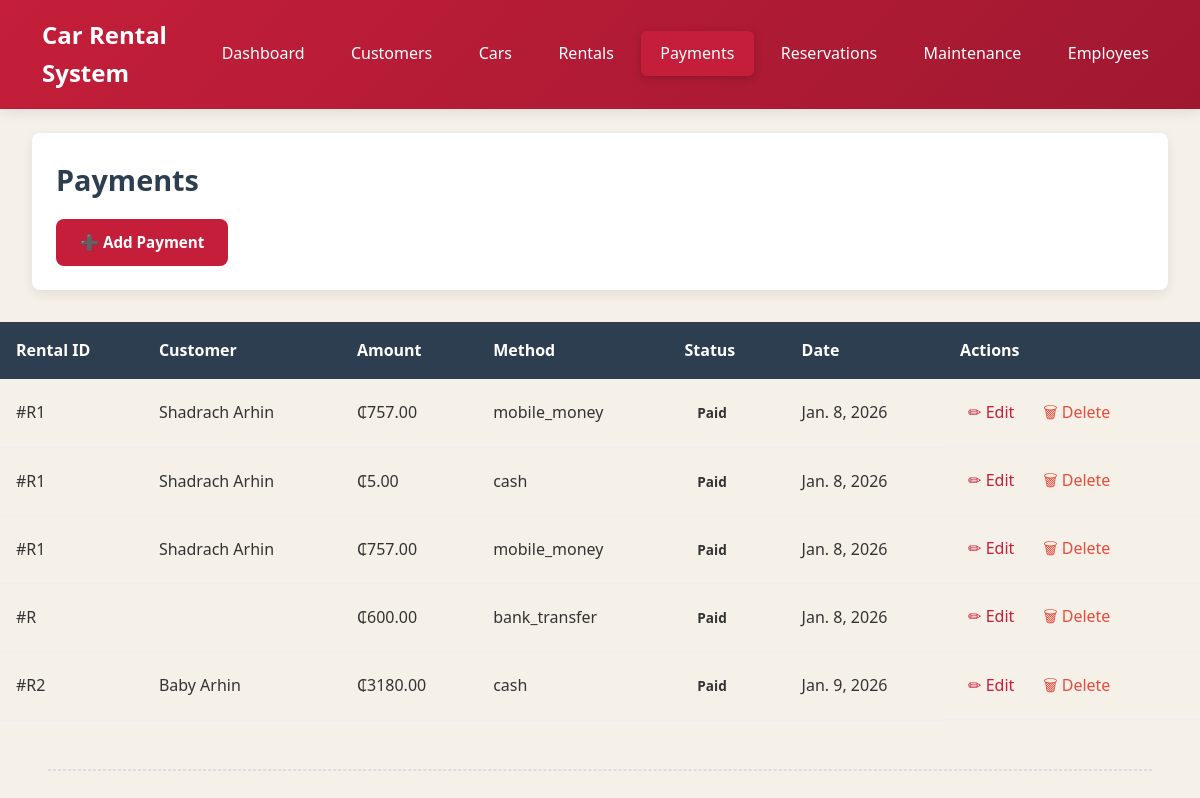
The page /payments/ (signed in) on the database its author committed.
### d_autos_app/models.py (models this page shows, shortened)
class Payment(models.Model):
    rental = models.ForeignKey(Rental, on_delete=models.CASCADE, null=True, blank=True)
    customer = models.ForeignKey(Customer, on_delete=models.CASCADE, null=True, blank=True, verbose_name='Customer')
    amount = models.DecimalField(max_digits=10, decimal_places=2)
    payment_date = models.DateField(default=date.today)
    payment_method = models.CharField(max_length=20)
    STATUS_CHOICES = (
        ('pending', 'Pending'),
        ('paid', 'Paid'),
    )
    payment_status = models.CharField(
        max_length=20,
        choices=STATUS_CHOICES,
        default='pending'
    )
    transaction_id = models.CharField(
        max_length=100,
        blank=True,
        null=True,
        verbose_name='Transaction ID',
        help_text='Reference number from payment processor'
    )
    notes = models.TextField(
        blank=True,
        null=True,
        verbose_name='Payment Notes',
        help_text='Additional notes about this payment'
    )

class Rental(models.Model):
    STATUS_CHOICES = (
        ('active', 'Active'),
        ('returned', 'Returned'),
    )
    PAYMENT_STATUS_CHOICES = (
        ('pending', 'Pending'),
        ('paid', 'Paid'),
        ('partial', 'Partial'),
    )
    PAYMENT_METHOD_CHOICES = (
        ('cash', 'Cash'),
        ('credit_card', 'Credit Card'),
        ('mobile_money', 'Mobile Money'),
        ('bank_transfer', 'Bank Transfer'),
    )
    customer = models.ForeignKey(Customer, on_delete=models.CASCADE)
    car = models.ForeignKey(Car, on_delete=models.CASCADE)
    employee = models.ForeignKey('Employee', on_delete=models.SET_NULL, null=True)
    rental_date = models.DateField()
    return_date = models.DateField()
    actual_return_date = models.DateField(null=True, blank=True)
    total_cost = models.DecimalField(max_digits=10, decimal_places=2, blank=True)
    deposit_paid = models.DecimalField(max_digits=10, decimal_places=2, default=0)
    payment_status = models.CharField(
        max_length=20,
        choices=PAYMENT_STATUS_CHOICES,
        default='pending'
    )
    payment_method = models.CharField(
        max_length=20,
        choices=PAYMENT_METHOD_CHOICES,
        default='cash'
    )
    status = models.CharField(
        max_length=20,
        choices=STATUS_CHOICES,
        default='active'
    )
    notes = models.TextField(blank=True, help_text="Additional notes about the rental")
    equipment_gps = models.BooleanField(default=False)
    equipment_child_seat = models.BooleanField(default=False)
    equipment_roof_rack = models.BooleanField(default=False)
    equipment_premium_insurance = models.BooleanField(default=False)
    equipment_driver = models.BooleanField(default=False)
    equipment_wifi = models.BooleanField(default=False)

class Customer(models.Model):
    first_name = models.CharField(max_length=50)
    last_name = models.CharField(max_length=50)
    phone = models.CharField(max_length=15)
    email = models.EmailField(unique=True)
    address = models.TextField(blank=True)
    license_number = models.CharField(max_length=50, unique=True)
    license_type = models.CharField(max_length=20, blank=True)  # e.g. Class B, C, D
    license_issue_date = models.DateField()
    license_expiry_date = models.DateField()
    date_of_birth = models.DateField(blank=True, null=True)
    national_id = models.CharField(max_length=20, blank=True, null=True)
    notes = models.TextField(blank=True, help_text="Additional notes about the customer")

### d_autos_app/views.py (the view)
# urls.py: path('payments/', views.payment_list, name='payment_list'),
@login_required
def payment_list(request):
    payments = Payment.objects.select_related('rental', 'customer')
    return render(request, 'd_autos_app/payments.html', {'payments': payments})

### d_autos_app/models.py (called while the page is built)
    @property
    def is_admin(self):
        return self.user_type == self.USER_TYPE_ADMIN or self.is_superuser

    @property
    def is_employee(self):
        return self.user_type == self.USER_TYPE_EMPLOYEE

### templates/d_autos_app/payments.html (shortened to what this page needs)
{% load static %}
<!DOCTYPE html>
<html>
<head>
    <link rel="stylesheet" href="{% static 'css/style.css' %}">
</head>
<body>
<nav class="navbar">
    <div class="logo">
         Car Rental System
    </div>
    <ul class="nav-links">
        <li><a href="{% url 'dashboard' %}">Dashboard</a></li>
        <li><a href="{% url 'customer_list' %}">Customers</a></li>
        <li><a href="{% url 'car_list' %}">Cars</a></li>
        <li><a href="{% url 'rental_list' %}">Rentals</a></li>
        <li><a href="{% url 'payment_list' %}" class="active">Payments</a></li>
        <li><a href="{% url 'reservation_list' %}">Reservations</a></li>
        <li><a href="{% url 'maintenance_list' %}">Maintenance</a></li>
        <li><a href="{% url 'employee_list' %}">Employees</a></li>
    </ul>
</nav>
<div class="page-header">
    <h2>Payments</h2>
    <div class="page-actions">
        <a href="{% url 'payment_add' %}" class="btn primary">➕ Add Payment</a>
    </div>
</div>
<div class="table-container">
    <table>
        <thead>
            <tr>
                <th>Rental ID</th>
                <th>Customer</th>
                <th>Amount</th>
                <th>Method</th>
                <th>Status</th>
                <th>Date</th>
                <th>Actions</th>
            </tr>
        </thead>
        <tbody>
            {% for payment in payments %}
            <tr>
                <td>#R{{ payment.rental.id }}</td>
                <td>{{ payment.rental.customer.first_name }} {{ payment.rental.customer.last_name }}</td>
                <td>₵{{ payment.amount }}</td>
                <td>{{ payment.payment_method }}</td>
                <td><span class="status-badge {% if payment.payment_status == 'paid' %}success{% else %}pending{% endif %}">{{ payment.get_payment_status_display }}</span></td>
                <td>{{ payment.payment_date }}</td>
                <td class="actions">
                    <a href="{% url 'payment_edit' pk=payment.pk %}">✏ Edit</a>
                    <a href="{% url 'payment_delete' pk=payment.pk %}">🗑 Delete</a>
                </td>
            </tr>
            {% empty %}
            <tr>
                <td colspan="7">No payments yet.</td>
            </tr>
            {% endfor %}
        </tbody>
    </table>
</div>
<hr style="margin: 3rem; border: 1px dashed #ddd;">
</body>
</html>

### static/css/style.css (style rules this page uses)
* { margin: 0; padding: 0; box-sizing: border-box; }
:root { --primary: #c41e3a; --secondary: #a01830; --success: #27ae60; --warning: #f39c12; --danger: #e74c3c; --info: #9b59b6; --light: #ecf0f1; --dark: #2c3e50; --gray: #95a5a6; --white: #ffffff; --shadow: 0 4px 12px rgba(0, 0, 0, 0.08); --radius: 8px; --transition: all 0.3s ease; }
body { font-family: 'Segoe UI', Tahoma, Geneva, Verdana, sans-serif; background-color: #f5f1e8; color: #333; line-height: 1.6; min-height: 100vh; }
.navbar { background: linear-gradient(135deg, #c41e3a 0%, #a01830 100%); color: white; padding: 1rem 2rem; display: flex; justify-content: space-between; align-items: center; box-shadow: 0 2px 15px rgba(0, 0, 0, 0.1); position: sticky; top: 0; z-index: 1000; }
.logo { font-size: 1.5rem; font-weight: 700; display: flex; align-items: center; gap: 10px; }
.nav-links { display: flex; list-style: none; gap: 0.5rem; }
.nav-links a { color: white; text-decoration: none; padding: 0.7rem 1.2rem; border-radius: 6px; transition: var(--transition); font-weight: 500; white-space: nowrap; }
.nav-links a.active { background-color: var(--primary); box-shadow: 0 2px 8px rgba(0, 0, 0, 0.2); }
.page-header { background: white; margin: 1.5rem 2rem; padding: 1.5rem; border-radius: var(--radius); box-shadow: var(--shadow); display: flex; justify-content: space-between; align-items: center; flex-wrap: wrap; gap: 1rem; }
.page-header h2 { color: var(--dark); font-size: 1.8rem; margin: 0; }
.page-actions { display: flex; gap: 1rem; align-items: center; flex-wrap: wrap; }
.btn { display: inline-flex; align-items: center; gap: 8px; padding: 0.7rem 1.5rem; text-align: center; text-decoration: none; border-radius: var(--radius); font-weight: 600; transition: var(--transition); border: none; cursor: pointer; font-size: 0.95rem; white-space: nowrap; }
.btn.primary { background-color: var(--primary); color: var(--white); }
.table-container { overflow-x: auto; }
table { width: 100%; border-collapse: collapse; margin-top: 0.5rem; min-width: 600px; }
thead { background-color: var(--dark); color: white; }
th { padding: 1rem; text-align: left; font-weight: 600; white-space: nowrap; }
td { padding: 1rem; vertical-align: middle; border-bottom: 1px solid #eee; }
.actions { display: flex; gap: 0.8rem; align-items: center; flex-wrap: wrap; }
.actions a { text-decoration: none; color: var(--primary); transition: var(--transition); padding: 0.3rem 0.5rem; border-radius: 4px; }
.actions a:nth-child(2) { color: var(--danger); }
.status-badge { display: inline-block; padding: 0.4rem 0.8rem; border-radius: 20px; font-size: 0.85rem; font-weight: 600; text-transform: capitalize; }
@media (max-width: 1200px) { .page-header { flex-direction: column; align-items: flex-start; } }
@media (max-width: 1200px) { .page-actions { width: 100%; justify-content: space-between; } }

### rows shown on the page
Payment: rental.id "1", rental.customer.first_name "Shadrach", rental.customer.last_name "Arhin", amount "757.00", payment_method "mobile_money", payment_status "Paid", payment_date "Jan. 8, 2026"
Payment: rental.id "1", rental.customer.first_name "Shadrach", rental.customer.last_name "Arhin", amount "5.00", payment_method "cash", payment_status "Paid", payment_date "Jan. 8, 2026"
Payment: rental.id "1", rental.customer.first_name "Shadrach", rental.customer.last_name "Arhin", amount "757.00", payment_method "mobile_money", payment_status "Paid", payment_date "Jan. 8, 2026"
Payment: amount "600.00", payment_method "bank_transfer", payment_status "Paid", payment_date "Jan. 8, 2026"
Payment: rental.id "2", rental.customer.first_name "Baby", rental.customer.last_name "Arhin", amount "3180.00", payment_method "cash", payment_status "Paid", payment_date "Jan. 9, 2026"
